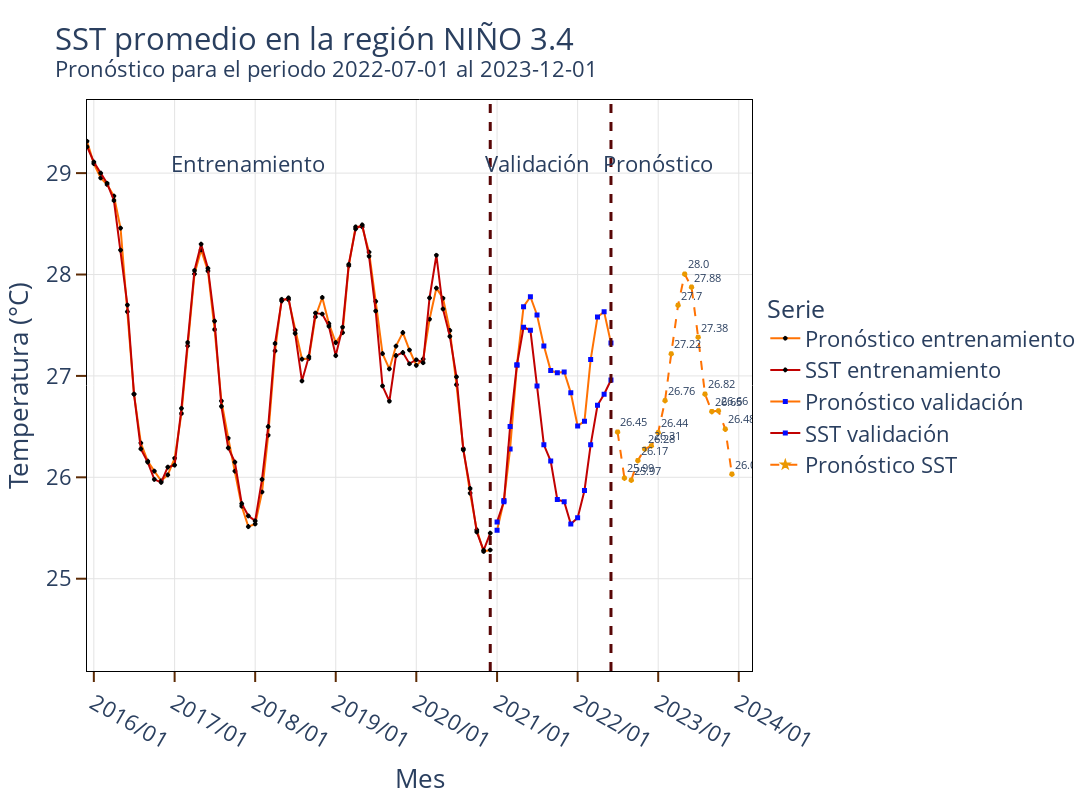

Notebook cell for this chart:
### Markdown cell above
Gráfico de resultados

### Code cell
figura = graf_sst(trainind_pd,
                validation_test_pd,#pd_summary[pd_summary.type=='validation'],
                prediction_pd,
                'nino34_mean',
                'prediction_nino34_mean'
                )


figura.write_image(f'{DIR}/{experimento}/pronostico_sstt.png')
figura.show()

### Figure 1 — Plotly figure (JSON) as saved in the notebook; plotly's stock layout.template omitted (floating-point values rounded to 4 significant figures; data arrays with more than 128 entries replaced by an {"elided": "..."} marker saying what was removed)
{"data": [{"line": {"color": "#FF7203", "width": 2}, "marker": {"color": "#000000", "line": {"color": "#000000", "width": 3}, "size": 3, "symbol": "x-thin"}, "mode": "lines+markers", "name": "Pronóstico entrenamiento", "textfont": {"size": 11}, "type": "scatter", "x": {"elided": "558 str values"}, "y": {"elided": "558 float values"}}, {"line": {"color": "#C10101", "width": 2}, "marker": {"color": "#000000", "line": {"color": "#000000", "width": 3}, "size": 3, "symbol": "x-thin"}, "mode": "lines+markers", "name": "SST entrenamiento", "textfont": {"size": 11}, "type": "scatter", "x": {"elided": "558 str values"}, "y": {"elided": "558 float values"}}, {"line": {"color": "#FF7203", "width": 2}, "marker": {"color": "#030BFF", "line": {"color": "#030BFF", "width": 2}, "size": 3, "symbol": "square"}, "mode": "lines+markers", "name": "Pronóstico validación", "textfont": {"size": 11}, "type": "scatter", "x": ["2021-01-01T00:00:00", "2021-02-01T00:00:00", "2021-03-01T00:00:00", "2021-04-01T00:00:00", "2021-05-01T00:00:00", "2021-06-01T00:00:00", "2021-07-01T00:00:00", "2021-08-01T00:00:00", "2021-09-01T00:00:00", "2021-10-01T00:00:00", "2021-11-01T00:00:00", "2021-12-01T00:00:00", "2022-01-01T00:00:00", "2022-02-01T00:00:00", "2022-03-01T00:00:00", "2022-04-01T00:00:00", "2022-05-01T00:00:00", "2022-06-01T00:00:00"], "y": [25.48, 25.77, 26.28, 27.11, 27.68, 27.78, 27.6, 27.3, 27.05, 27.03, 27.04, 26.83, 26.51, 26.55, 27.16, 27.58, 27.63, 27.32]}, {"line": {"color": "#C10101", "width": 2}, "marker": {"color": "#030BFF", "line": {"color": "#030BFF", "width": 2}, "size": 3, "symbol": "square"}, "mode": "lines+markers", "name": "SST validación", "textfont": {"size": 11}, "type": "scatter", "x": ["2021-01-01T00:00:00", "2021-02-01T00:00:00", "2021-03-01T00:00:00", "2021-04-01T00:00:00", "2021-05-01T00:00:00", "2021-06-01T00:00:00", "2021-07-01T00:00:00", "2021-08-01T00:00:00", "2021-09-01T00:00:00", "2021-10-01T00:00:00", "2021-11-01T00:00:00", "2021-12-01T00:00:00", "2022-01-01T00:00:00", "2022-02-01T00:00:00", "2022-03-01T00:00:00", "2022-04-01T00:00:00", "2022-05-01T00:00:00", "2022-06-01T00:00:00"], "y": [25.56, 25.76, 26.5, 27.11, 27.48, 27.45, 26.9, 26.32, 26.16, 25.78, 25.76, 25.54, 25.6, 25.87, 26.32, 26.71, 26.82, 26.96]}, {"line": {"color": "#FF7203", "dash": "dash", "width": 2}, "marker": {"color": "#EA9800", "line": {"color": "#EA9800", "width": 3}, "size": 3, "symbol": "star"}, "mode": "lines+markers+text", "name": "Pronóstico SST", "text": ["26.45", "25.99", "25.97", "26.17", "26.28", "26.31", "26.44", "26.76", "27.22", "27.7", "28.0", "27.88", "27.38", "26.82", "26.65", "26.66", "26.48", "26.03"], "textfont": {"size": 11}, "textposition": "top right", "type": "scatter", "x": ["2022-07-01T00:00:00", "2022-08-01T00:00:00", "2022-09-01T00:00:00", "2022-10-01T00:00:00", "2022-11-01T00:00:00", "2022-12-01T00:00:00", "2023-01-01T00:00:00", "2023-02-01T00:00:00", "2023-03-01T00:00:00", "2023-04-01T00:00:00", "2023-05-01T00:00:00", "2023-06-01T00:00:00", "2023-07-01T00:00:00", "2023-08-01T00:00:00", "2023-09-01T00:00:00", "2023-10-01T00:00:00", "2023-11-01T00:00:00", "2023-12-01T00:00:00"], "y": [26.45, 25.99, 25.97, 26.17, 26.28, 26.31, 26.44, 26.76, 27.22, 27.7, 28.0, 27.88, 27.38, 26.82, 26.65, 26.66, 26.48, 26.03]}], "layout": {"annotations": [{"showarrow": false, "text": "Entrenamiento", "x": "2017-12-01T00:00:00", "y": 29, "yshift": 10}, {"showarrow": false, "text": "Validación", "x": "2021-07-01T00:00:00", "y": 29, "yshift": 10}, {"showarrow": false, "text": "Pronóstico", "x": "2023-01-01T00:00:00", "y": 29, "yshift": 10}], "font": {"size": 22}, "height": 800, "legend": {"font": {"size": 22}, "title": {"font": {"size": 25}, "text": "Serie"}, "y": 0.5}, "plot_bgcolor": "rgba(0,0,0,0)", "shapes": [{"line": {"color": "#580606", "dash": "dash", "width": 3}, "type": "line", "x0": "2020-12-01T00:00:00", "x1": "2020-12-01T00:00:00", "xref": "x", "y0": 0, "y1": 1, "yref": "y domain"}, {"line": {"color": "#580606", "dash": "dash", "width": 3}, "type": "line", "x0": "2022-06-01T00:00:00", "x1": "2022-06-01T00:00:00", "xref": "x", "y0": 0, "y1": 1, "yref": "y domain"}], "title": {"text": "\n                        SST promedio en la región NIÑO 3.4 \n                        <br><sup>Pronóstico para el periodo 2022-07-01 al 2023-12-01</sup>\n                        "}, "uniformtext": {"minsize": 8, "mode": "hide"}, "width": 1500, "xaxis": {"gridcolor": "#E4E4E4", "linecolor": "black", "linewidth": 1, "mirror": true, "range": ["2015-12-01T00:00:00", "2024-03-01T00:00:00"], "showline": true, "tickcolor": "#5C2B05", "tickformat": "%Y/%m", "ticklen": 10, "ticks": "outside", "tickwidth": 2, "title": {"text": "Mes"}}, "yaxis": {"gridcolor": "#E4E4E4", "linecolor": "black", "linewidth": 1, "mirror": true, "showline": true, "tickcolor": "#5C2B05", "ticklen": 10, "ticks": "outside", "tickwidth": 2, "title": {"text": "Temperatura (°C)"}}}}
